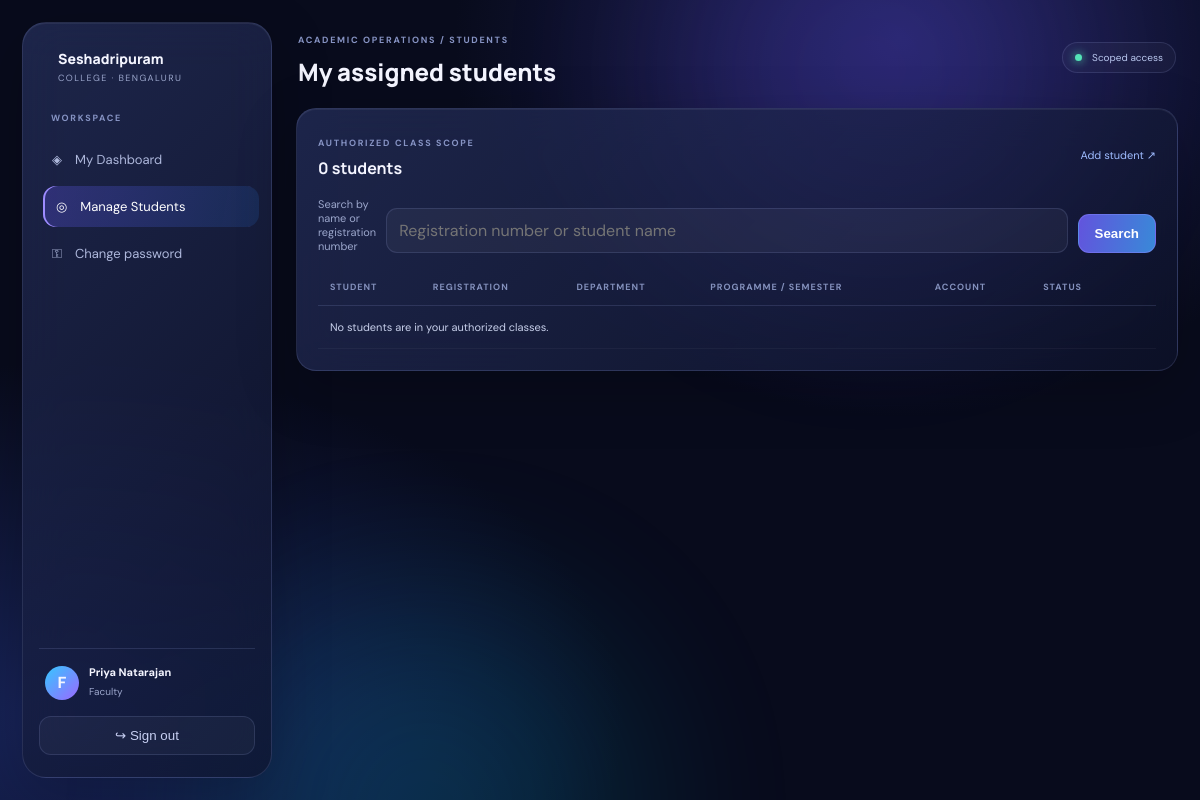
The page /students/ (signed in) on the database its author committed.
### accounts/models.py (models this page shows, shortened)
class User(AbstractUser):
    class Role(models.TextChoices):
        SUPER_ADMIN = "SUPER_ADMIN", "Super Admin"
        ADMIN = "ADMIN", "College Admin"
        PRINCIPAL = "PRINCIPAL", "Principal"
        HOD = "HOD", "HOD"
        FACULTY = "FACULTY", "Faculty"
        STUDENT = "STUDENT", "Student"
        EXAM = "EXAM", "Examination Department"
    role = models.CharField(max_length=20, choices=Role.choices, default=Role.STUDENT)
    phone = models.CharField(max_length=20, blank=True)
    designation = models.CharField(max_length=120, blank=True)
    qualifications = models.CharField(max_length=255, blank=True)
    institution = models.CharField(max_length=180, blank=True)
    profile_photo_url = models.URLField(blank=True)
    must_change_password = models.BooleanField(default=False)
    initial_password_provisioned = models.BooleanField(default=False)

### accounts/views.py (the view, shortened to what this page needs)
# urls.py: path("students/", account_views.manage_students, name="managed-students"),
@login_required
def manage_students(request):
    if request.user.must_change_password:
        return redirect("password-change")
    if not _can_manage_students(request.user):
        raise PermissionDenied
    students = _managed_students(request.user).order_by(
        "user__last_name", "user__first_name", "admission_number"
    )
    query = request.GET.get("q", "").strip()
    one_time_credentials = request.session.pop("new_student_credentials", None)
    return render(request, "accounts/managed_students.html", {
        "students": students,
        "query": query,
        "can_add_students": _can_manage_students(request.user),
        "one_time_credentials": one_time_credentials,
    })

### accounts/views.py (called while the page is built)
def _managed_semesters(user):
    if user.role == User.Role.HOD:
        return Semester.objects.filter(program__department__hod=user)
    if user.role == User.Role.FACULTY:
        return Semester.objects.filter(
            subjects__faculty__user=user,
            subjects__is_active=True,
        ).distinct()
    return Semester.objects.none()

def _managed_students(user):
    return Student.objects.filter(
        semester__in=_managed_semesters(user)
    ).select_related("user", "department", "program", "academic_year", "semester")

def _can_manage_students(user):
    return user.role in {User.Role.HOD, User.Role.FACULTY}

### templates/accounts/managed_students.html (shortened to what this page needs)
{% load static %}
<!doctype html>
<html lang="en">
<head>
  <link rel="stylesheet" href="{% static 'css/college.css' %}">
</head>
<body>
  <div class="ambient ambient-one"></div><div class="ambient ambient-two"></div>
  <div class="app-shell">
    <aside class="sidebar glass">
      <a class="brand" href="{% url 'dashboard' %}">
        <span><b>Seshadripuram</b><small>COLLEGE · BENGALURU</small></span>
      </a>
      <div class="nav-label">WORKSPACE</div>
      <a class="nav-item" href="{% url 'dashboard' %}">◈ <span>My Dashboard</span></a>
      <a class="nav-item active" href="{% url 'managed-students' %}">◎ <span>Manage Students</span></a>
      <a class="nav-item" href="{% url 'password-change' %}">⚿ <span>Change password</span></a>
      <div class="sidebar-bottom">
        <div class="mini-profile">
          <div class="avatar">{{ request.user.username|slice:":1"|upper }}</div>
          <div><b>{{ request.user.get_full_name|default:request.user.username }}</b><small>{{ request.user.get_role_display }}</small></div>
        </div>
        <form method="post" action="{% url 'logout' %}">{% csrf_token %}<button class="logout-btn" type="submit">↪ Sign out</button></form>
      </div>
    </aside>
    <main class="main-area">
      <header class="topbar">
        <div><span class="eyebrow">ACADEMIC OPERATIONS / STUDENTS</span><h2>{% if request.user.role == "HOD" %}Department students{% else %}My assigned students{% endif %}</h2></div>
        <div class="top-actions"><span class="status-pill"><i></i> Scoped access</span></div>
      </header>
      <section class="panel glass">
        <div class="panel-heading">
          <div><span class="eyebrow">AUTHORIZED CLASS SCOPE</span><h3>{{ students|length }} student{{ students|length|pluralize }}</h3></div>
          <a class="text-link" href="{% url 'managed-student-add' %}">Add student ↗</a>
        </div>
        <form method="get" class="student-search">
          <label for="student-search">Search by name or registration number</label>
          <input class="field" id="student-search" name="q" value="{{ query }}" type="search" placeholder="Registration number or student name">
          <button class="action-btn" type="submit">Search</button>
        </form>
        <div class="table-wrap">
          <table>
            <thead><tr><th>STUDENT</th><th>REGISTRATION</th><th>DEPARTMENT</th><th>PROGRAMME / SEMESTER</th><th>ACCOUNT</th><th>STATUS</th><th></th></tr></thead>
            <tbody>
              {% for student in students %}
                <tr>
                  <td><b>{{ student.user.get_full_name|default:student.user.username }}</b></td>
                  <td>{{ student.admission_number }}</td>
                  <td>{{ student.department.code }}</td>
                  <td>{{ student.program.code }} · Sem {{ student.semester.number }}</td>
                  <td>{% if student.user.is_active %}Active{% else %}Inactive{% endif %}</td>
                  <td>{{ student.get_status_display }}</td>
                  <td><a class="text-link" href="{% url 'managed-student-edit' student.pk %}">Edit ↗</a></td>
                </tr>
              {% empty %}
                <tr><td colspan="7">No students are in your authorized classes.</td></tr>
              {% endfor %}
            </tbody>
          </table>
        </div>
      </section>
    </main>
  </div>
</body>
</html>

### rows shown on the page
User: user.username "F", user.get_full_name "Priya Natarajan", user.role "Faculty"

### other values the page prints
{{ students|length }} "0"
